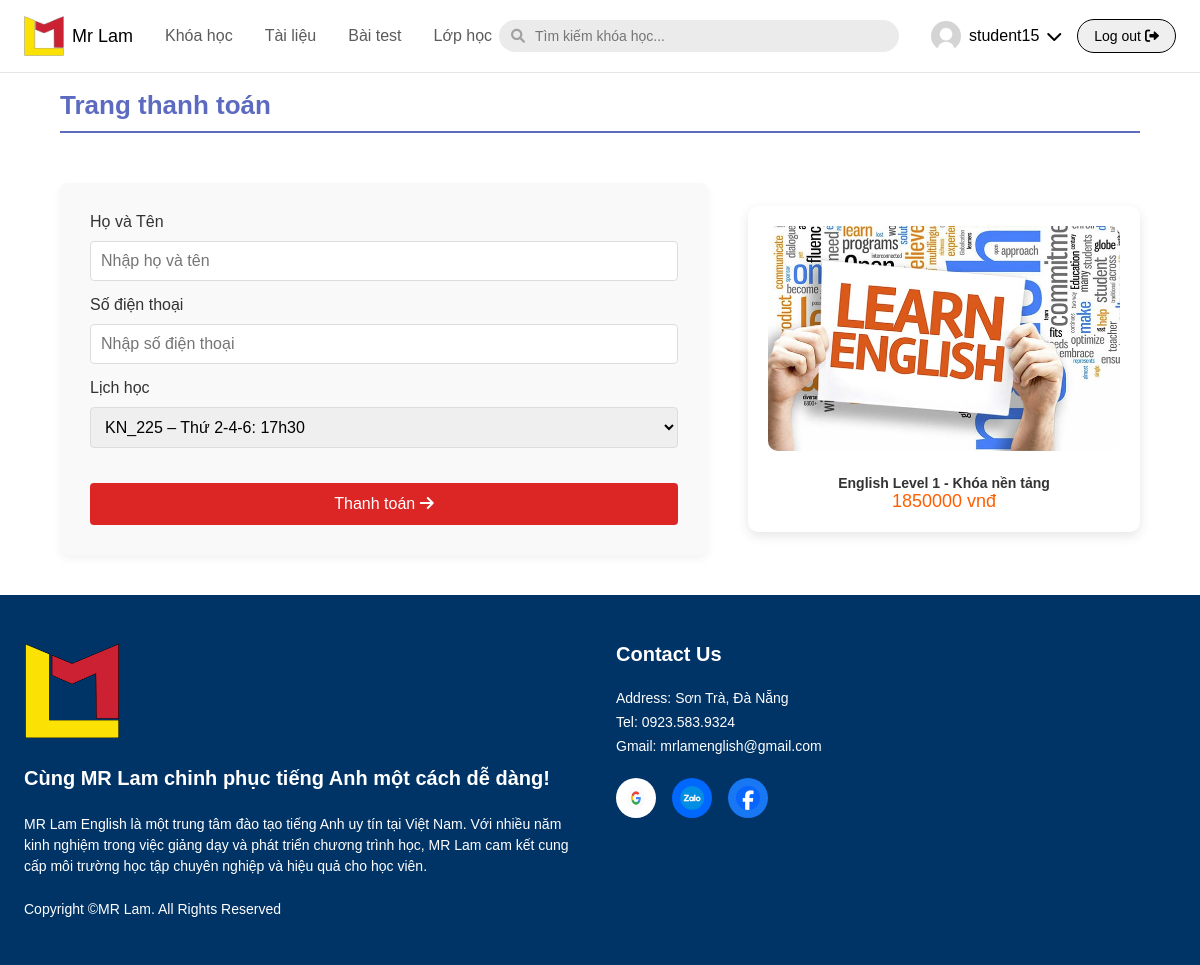
/payment/start/1/ (signed in), run on the app's committed database.
### english/models.py (models this page shows, shortened)
class COURSE(models.Model):
    course_id = models.AutoField(primary_key=True)
    course_name = models.CharField(max_length=100)
    description = models.TextField(null=True, blank=True)
    price = models.IntegerField(null=True, blank=True)
    des_teacher = models.CharField(max_length=100, null=True, blank=True)
    teacher_name = models.CharField(max_length=100, null=True, blank=True)
    image = models.ImageField(upload_to="media/course",null=True, blank=True)
    class Meta:
        db_table = 'COURSE'

### registerCourse/views.py (the view, shortened to what this page needs)
# urls.py: path('payment/start/<int:course_id>/', views.start_payment, name='start_payment'),
@login_required
def start_payment(request, course_id):
    course = COURSE.objects.get(course_id=course_id)
    classes = CLASS.objects.filter(course=course)
    return render(request, 'payment_form.html', {
        'course': course,
        'classes': classes,
    })

### registerCourse/templates/payment_form.html (shortened to what this page needs)
{% extends 'base.html' %}
{% load static %}
{% block content %}
<div class="payment-wrapper">
  <h2 class="section-title">Trang thanh toán</h2>
  <div class="payment-page">
    <div class="payment-left">
      <form method="post" action="{% url 'start_payment' course.course_id %}" class="payment-form" id="payment-form">
        <div class="form-group">
          <label for="full_name">Họ và Tên</label>
          <input id="full_name" name="full_name" type="text" placeholder="Nhập họ và tên" class="form-control" required />
        </div>
        <div class="form-group">
          <label for="phone">Số điện thoại</label>
          <input id="phone" name="phone" type="text" placeholder="Nhập số điện thoại" class="form-control" required />
        </div>
        <div class="form-group">
          <label for="class_id">Lịch học</label>
          <select id="class_id" name="class_id" class="form-control" required>
            {% for cls in classes %}
              <option value="{{ cls.class_id }}">{{ cls.class_name }} – {{ cls.timetable }}</option>
            {% endfor %}
          </select>
        </div>
        <button type="submit"  class="btn btn-checkout">
          Thanh toán <i class="fas fa-arrow-right"></i>
        </button>
      </form>
    </div>
    <div class="payment-right">
      <div class="course-box">
        {% if course.image %}
        <img src="{{ course.image.url }}" alt="Khoá học" class="course-box-img" />
        {% endif %}
        <h3 class="course-title">{{ course.course_name }}</h3>
        <p class="course-price">{{ course.price|floatformat:0 }} vnđ</p>
      </div>
    </div>
  </div>
</div>
{% endblock %}

### english/templates/base.html (shortened to what this page needs)
<!DOCTYPE html>
{% load static %}
<html lang="en">
<head>
    <link rel="stylesheet" href="{% static 'css/styles.css' %}">
    <link rel="stylesheet" href="https://cdnjs.cloudflare.com/ajax/libs/font-awesome/6.0.0-beta3/css/all.min.css">
</head>
<body>
    <header class="header">
        <div class="header-left">
            <a href="" class="logo">
                <img src="{% static 'images/logo.png' %}" alt="Mr Lam Logo">
                <span>Mr Lam</span>
            </a>
            <nav class="main-nav">
                <a href="{% url 'course' %}">Khóa học</a>
                <a href="{% url 'materials_list' %}">Tài liệu</a>
                <a href="{% url 'home_test' test_id=1%}">Bài test</a>
                {% if user.is_authenticated %}
                    <a href="{% url 'student_class' %}">Lớp học</a>
                {% endif %}
            </nav>
        </div>
        <div class="header-right">
    <div class="search-container">
        {% block search %}
            {% include 'search_dropdown.html' %}
        {% endblock %}
    </div>
    {% if user.is_authenticated %}
        <div class="profile-dropdown-container" style="position: relative; margin-right: 16px;">
            <a href="javascript:void(0)" class="profile-link" id="profileToggle" style="display: flex; align-items: center;">
                {% if user.profile.image %}
                    <img src="{{ user.profile.image.url }}" alt="Avatar" class="user-avatar" style="width: 30px; height: 30px; border-radius: 50%; margin-right: 8px;">
                    {% else %}
                    <img src="{% static 'images/avt.jpg' %}" alt="Avatar"
                        class="user-avatar" style="width: 30px; height: 30px; border-radius: 50%; margin-right: 8px;">
                    {% endif %}
                <p class="user-name" style="margin-right: 8px;">{{ user.username |slice:":12" }}</p>
                <i class="fas fa-chevron-down"></i>
            </a>
        </div>
            <form action="{% url 'logout' %}" method="post" style="display: inline;">
                <button type="submit" class="login-btn">Log out <i class="fas fa-sign-out-alt"></i></button>
            </form>
    {% endif %}
</div>
    </header>
    <main class="main-content">
        {% block content %}{% endblock %}
    </main>
    {% block footer %}
    <footer class="footer">
        <div class="footer-container">
            <div class="footer-left">
                <img src="{% static 'images/logo.png' %}" alt="Mr Lam Logo" class="footer-logo">
                <h2 class="footer-heading">Cùng MR Lam chinh phục tiếng Anh một cách dễ dàng!</h2>
                <p class="footer-text">
                    MR Lam English là một trung tâm đào tạo tiếng Anh uy tín tại Việt Nam.
                    Với nhiều năm kinh nghiệm trong việc giảng dạy và phát triển chương trình học,
                    MR Lam cam kết cung cấp môi trường học tập chuyên nghiệp và hiệu quả cho học viên.
                </p>
                <p class="copyright">Copyright ©MR Lam. All Rights Reserved</p>
            </div>
            <div class="footer-right">
                <h3 class="contact-heading">Contact Us</h3>
                <div class="contact-info">
                    <p>Address: Sơn Trà, Đà Nẵng</p>
                    <p>Tel: 0923.583.9324</p>
                    <p>Gmail: mrlamenglish@gmail.com</p>
                </div>
                <div class="social-icons">
                    <a href="#" class="social-icon google">
                        <img src="{% static 'images/google-icon.png' %}" alt="Google">
                    </a>
                    <a href="#" class="social-icon zalo">
                        <img src="{% static 'images/zalo-icon.png' %}" alt="Zalo">
                    </a>
                    <a href="#" class="social-icon facebook">
                        <img src="{% static 'images/facebook-icon.png' %}" alt="Facebook">
                    </a>
                </div>
            </div>
        </div>
    </footer>
    {% endblock%}
</body>
</html>

### english/static/css/styles.css (style rules this page uses)
* { margin: 0; padding: 0; box-sizing: border-box; font-family: Arial, Helvetica, sans-serif; }
body { display: flex; flex-direction: column; min-height: 100vh; background-color: #FFFFFF; color: #000000; }
a { text-decoration: none; color: inherit; }
.header { display: flex; justify-content: space-between; width:100%; align-items: center; padding: 1rem 1.5rem; background-color: #ffffff; border-bottom: 1px solid #e5e5e5; position: fixed; top: 0; left: 0; z-index: 1000; }
.header-left, .header-right { display: flex; align-items: center; }
.logo { display: flex; align-items: center; gap: 0.5rem; margin-right: 2rem; }
.logo img { width: 40px; height: 40px; }
.logo span { font-size: 1.125rem; font-weight: 500; }
.main-nav { display: flex; gap: 2rem; }
.main-nav a { color: #5b5b5b; transition: color 0.2s; }
.search-container { position: relative; margin-right: 1rem; }
.login-btn, .signup-btn { padding: 0.5rem 1rem; border-radius: 9999px; font-size: 0.875rem; font-weight: 500; display: flex; align-items: center; gap: 0.25rem; }
.login-btn { border: 1px solid #000000; }
.main-content { flex-grow: 1; display: flex; align-items: center; justify-content: center; background-color: #FFFFFF; }
.footer { background-color: #003366; color: #ffffff; padding: 3rem 1.5rem; }
.footer-container { max-width: 1200px; margin: 0 auto; display: grid; grid-template-columns: 1fr 1fr; gap: 2rem; }
.footer-logo { width: 96px; height: 96px; margin-bottom: 1.5rem; }
.footer-heading { font-size: 1.25rem; font-weight: 700; margin-bottom: 1.5rem; }
.footer-text { font-size: 0.875rem; line-height: 1.5; max-width: 36rem; margin-bottom: 1.5rem; }
.copyright { font-size: 0.875rem; }
.contact-heading { font-size: 1.25rem; font-weight: 700; margin-bottom: 1.5rem; }
.contact-info { margin-bottom: 1.5rem; }
.contact-info p { font-size: 0.875rem; margin-bottom: 0.5rem; }
.social-icons { display: flex; gap: 1rem; }
.social-icon { width: 40px; height: 40px; border-radius: 9999px; display: flex; align-items: center; justify-content: center; }
.social-icon img { width: 24px; height: 24px; }
.google { background-color: #ffffff; }
.zalo { background-color: #0068ff; }
.facebook { background-color: #1877f2; }

### registerCourse/templates/payment_form.html (style rules this page uses)
.payment-wrapper { width: 100%; padding: 0 60px; box-sizing: border-box; margin-top:50px; }
.section-title { display: block; font-size: 26px; font-weight: bold; color: #5c6bc0; border-bottom: 2px solid #5c6bc0; padding-bottom: 10px; margin: 40px 0 10px 0; }
.payment-page { display: flex; align-items: stretch; justify-content: space-between; gap: 40px; width: 100%; padding: 40px 0; box-sizing: border-box; }
.payment-left { flex: 1.5; background-color: #f9f9f9; border-radius: 8px; padding: 30px; box-shadow: 0 4px 8px rgba(0,0,0,0.05); display: flex; flex-direction: column; justify-content: center; }
.payment-right { flex: 1; display: flex; align-items: center; }
.course-box { background-color: white; border-radius: 10px; padding: 20px; text-align: center; box-shadow: 0 4px 12px rgba(0,0,0,0.1); width: 100%; }
.course-box-img { width: 100%; height: auto; border-radius: 10px; margin-bottom: 20px; }
.course-price { font-size: 18px; font-weight: 500; color: #ff5e00; }
.payment-form { display: flex; flex-direction: column; }
.form-group { margin-bottom: 15px; }
.form-group label { display: block; font-size: 16px; font-weight: 500; color: #333; margin-bottom: 5px; text-align: left; }
.form-control { width: 100%; padding: 10px; font-size: 16px; border: 1px solid #ddd; border-radius: 4px; margin-top: 5px; }
.btn-checkout { margin-top: 20px; background-color: #dc2626; color: white; padding: 12px 20px; border: none; border-radius: 4px; font-size: 16px; cursor: pointer; width: 100%; }

### english/templates/search_dropdown.html (style rules this page uses)
.course-title { font-size: 14px; font-weight: 600; color: #333; }

### data on the page
COURSE: image (picture), course_name "English Level 1 - Khóa nền tảng", price "1850000"

### other printed values
{{ user.username |slice:":12" }} "student15"
form field class_id "KN_225 – Thứ 2-4-6: 17h30"
